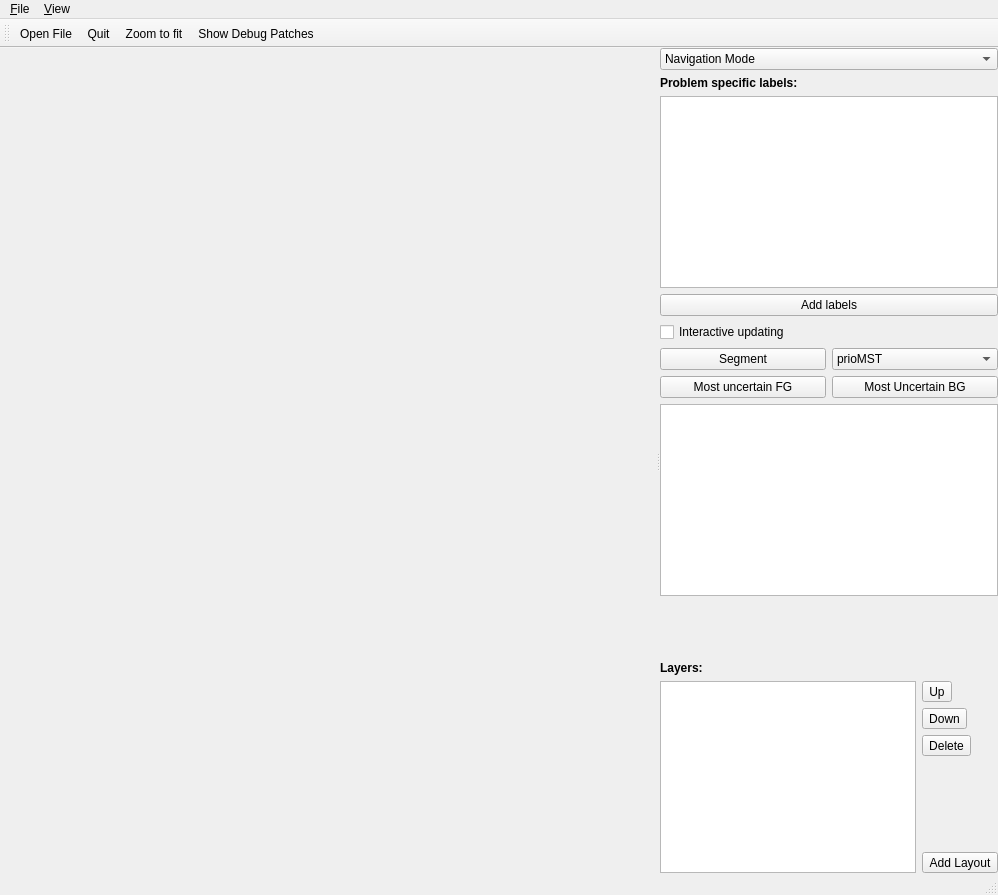
<?xml version="1.0" encoding="UTF-8"?>
<ui version="4.0">
 <class>ClassificationWorkflowWindow</class>
 <widget class="QMainWindow" name="ClassificationWorkflowWindow">
  <property name="geometry">
   <rect>
    <x>0</x>
    <y>0</y>
    <width>998</width>
    <height>895</height>
   </rect>
  </property>
  <property name="windowTitle">
   <string>Ilastik Classification Workflow</string>
  </property>
  <widget class="QWidget" name="centralwidget">
   <layout class="QVBoxLayout" name="verticalLayout_3">
    <property name="margin">
     <number>0</number>
    </property>
    <item>
     <widget class="QSplitter" name="splitter">
      <property name="orientation">
       <enum>Qt::Horizontal</enum>
      </property>
      <widget class="VolumeEditorWidget" name="volumeEditorWidget" native="true">
       <property name="sizePolicy">
        <sizepolicy hsizetype="Expanding" vsizetype="Expanding">
         <horstretch>99</horstretch>
         <verstretch>0</verstretch>
        </sizepolicy>
       </property>
      </widget>
      <widget class="QWidget" name="widget" native="true">
       <property name="sizePolicy">
        <sizepolicy hsizetype="Minimum" vsizetype="Minimum">
         <horstretch>0</horstretch>
         <verstretch>0</verstretch>
        </sizepolicy>
       </property>
       <layout class="QVBoxLayout" name="verticalLayout_2">
        <item>
         <widget class="QComboBox" name="interactionComboBox">
          <property name="maxVisibleItems">
           <number>10</number>
          </property>
          <item>
           <property name="text">
            <string>Navigation Mode</string>
           </property>
          </item>
          <item>
           <property name="text">
            <string>Brushing Mode</string>
           </property>
          </item>
         </widget>
        </item>
        <item>
         <widget class="QLabel" name="label">
          <property name="text">
           <string>&lt;b&gt;Problem specific labels:&lt;/b&gt;</string>
          </property>
         </widget>
        </item>
        <item>
         <widget class="LabelListView" name="labelListView">
          <property name="sizePolicy">
           <sizepolicy hsizetype="Minimum" vsizetype="Preferred">
            <horstretch>0</horstretch>
            <verstretch>0</verstretch>
           </sizepolicy>
          </property>
         </widget>
        </item>
        <item>
         <widget class="QPushButton" name="AddLabelButton">
          <property name="styleSheet">
           <string notr="true"/>
          </property>
          <property name="text">
           <string>Add labels</string>
          </property>
         </widget>
        </item>
        <item>
         <widget class="QCheckBox" name="checkInteractive">
          <property name="enabled">
           <bool>true</bool>
          </property>
          <property name="text">
           <string>Interactive updating</string>
          </property>
         </widget>
        </item>
        <item>
         <layout class="QGridLayout" name="gridLayout">
          <item row="0" column="0">
           <widget class="QPushButton" name="btnSegment">
            <property name="text">
             <string>Segment</string>
            </property>
           </widget>
          </item>
          <item row="0" column="1">
           <widget class="QComboBox" name="comboSegmentor">
            <item>
             <property name="text">
              <string>prioMST</string>
             </property>
            </item>
            <item>
             <property name="text">
              <string>stochastic prioMST</string>
             </property>
            </item>
           </widget>
          </item>
          <item row="1" column="0">
           <widget class="QPushButton" name="btnUncertainFG">
            <property name="text">
             <string>Most uncertain FG</string>
            </property>
           </widget>
          </item>
          <item row="1" column="1">
           <widget class="QPushButton" name="btnUncertainBG">
            <property name="text">
             <string>Most Uncertain BG</string>
            </property>
           </widget>
          </item>
         </layout>
        </item>
        <item>
         <widget class="QPlainTextEdit" name="parameters"/>
        </item>
        <item>
         <spacer name="verticalSpacer_2">
          <property name="orientation">
           <enum>Qt::Vertical</enum>
          </property>
          <property name="sizeHint" stdset="0">
           <size>
            <width>20</width>
            <height>10</height>
           </size>
          </property>
         </spacer>
        </item>
        <item>
         <widget class="QLabel" name="label_2">
          <property name="text">
           <string>&lt;b&gt;Layers:&lt;/b&gt;</string>
          </property>
         </widget>
        </item>
        <item>
         <widget class="QWidget" name="widget_2" native="true">
          <property name="sizePolicy">
           <sizepolicy hsizetype="Minimum" vsizetype="Preferred">
            <horstretch>0</horstretch>
            <verstretch>0</verstretch>
           </sizepolicy>
          </property>
          <layout class="QHBoxLayout" name="horizontalLayout">
           <property name="margin">
            <number>0</number>
           </property>
           <item>
            <widget class="LayerWidget" name="layerWidget">
             <property name="sizePolicy">
              <sizepolicy hsizetype="Expanding" vsizetype="Expanding">
               <horstretch>0</horstretch>
               <verstretch>0</verstretch>
              </sizepolicy>
             </property>
            </widget>
           </item>
           <item>
            <widget class="QWidget" name="widget_3" native="true">
             <layout class="QVBoxLayout" name="verticalLayout">
              <property name="margin">
               <number>0</number>
              </property>
              <item>
               <widget class="QToolButton" name="UpButton">
                <property name="toolTip">
                 <string>move layer up</string>
                </property>
                <property name="text">
                 <string>Up</string>
                </property>
                <property name="icon">
                 <iconset>
                  <normaloff>icons/go-up.png</normaloff>icons/go-up.png</iconset>
                </property>
               </widget>
              </item>
              <item>
               <widget class="QToolButton" name="DownButton">
                <property name="toolTip">
                 <string>move layer down</string>
                </property>
                <property name="text">
                 <string>Down</string>
                </property>
                <property name="icon">
                 <iconset>
                  <normaloff>icons/go-down.png</normaloff>icons/go-down.png</iconset>
                </property>
               </widget>
              </item>
              <item>
               <widget class="QToolButton" name="DeleteButton">
                <property name="toolTip">
                 <string>delete layer</string>
                </property>
                <property name="text">
                 <string>Delete</string>
                </property>
                <property name="icon">
                 <iconset>
                  <normaloff>icons/list-remove.png</normaloff>icons/list-remove.png</iconset>
                </property>
               </widget>
              </item>
              <item>
               <spacer name="verticalSpacer">
                <property name="orientation">
                 <enum>Qt::Vertical</enum>
                </property>
                <property name="sizeHint" stdset="0">
                 <size>
                  <width>20</width>
                  <height>40</height>
                 </size>
                </property>
               </spacer>
              </item>
              <item>
               <widget class="QToolButton" name="AddLayOutButton">
                <property name="toolTip">
                 <string>add new layer</string>
                </property>
                <property name="text">
                 <string>Add Layout</string>
                </property>
                <property name="icon">
                 <iconset>
                  <normaloff>icons/list-add.png</normaloff>icons/list-add.png</iconset>
                </property>
               </widget>
              </item>
             </layout>
            </widget>
           </item>
          </layout>
         </widget>
        </item>
       </layout>
      </widget>
     </widget>
    </item>
   </layout>
  </widget>
  <widget class="QMenuBar" name="menubar">
   <property name="geometry">
    <rect>
     <x>0</x>
     <y>0</y>
     <width>998</width>
     <height>21</height>
    </rect>
   </property>
   <widget class="QMenu" name="menuFile">
    <property name="title">
     <string>&amp;File</string>
    </property>
    <addaction name="actionOpenFile"/>
    <addaction name="actionOpenStack"/>
    <addaction name="actionQuit"/>
   </widget>
   <widget class="QMenu" name="menuView">
    <property name="title">
     <string>&amp;View</string>
    </property>
    <addaction name="actionFitToScreen"/>
    <addaction name="actionToggleAllHuds"/>
    <addaction name="actionCenterAllImages"/>
    <addaction name="actionShowDebugPatches"/>
    <addaction name="separator"/>
    <addaction name="actionOnly_for_current_view"/>
    <addaction name="actionFitImage"/>
    <addaction name="actionToggleSelectedHud"/>
    <addaction name="actionCenterImage"/>
    <addaction name="actionReset_zoom"/>
    <addaction name="actionRubberBandZoom"/>
   </widget>
   <addaction name="menuFile"/>
   <addaction name="menuView"/>
  </widget>
  <widget class="QStatusBar" name="statusbar"/>
  <widget class="QToolBar" name="toolBar">
   <property name="windowTitle">
    <string>toolBar</string>
   </property>
   <attribute name="toolBarArea">
    <enum>TopToolBarArea</enum>
   </attribute>
   <attribute name="toolBarBreak">
    <bool>false</bool>
   </attribute>
   <addaction name="actionOpenFile"/>
   <addaction name="actionQuit"/>
   <addaction name="actionFitToScreen"/>
   <addaction name="actionShowDebugPatches"/>
  </widget>
  <action name="actionOpenFile">
   <property name="icon">
    <iconset>
     <normaloff>icons/document-open.png</normaloff>icons/document-open.png</iconset>
   </property>
   <property name="text">
    <string>&amp;Open File</string>
   </property>
   <property name="iconVisibleInMenu">
    <bool>true</bool>
   </property>
  </action>
  <action name="actionFitToScreen">
   <property name="icon">
    <iconset>
     <normaloff>icons/view-fullscreen.png</normaloff>icons/view-fullscreen.png</iconset>
   </property>
   <property name="text">
    <string>&amp;Zoom to &amp;fit</string>
   </property>
   <property name="toolTip">
    <string>Fit all</string>
   </property>
   <property name="iconVisibleInMenu">
    <bool>true</bool>
   </property>
  </action>
  <action name="actionQuit">
   <property name="icon">
    <iconset>
     <normaloff>icons/process-stop.png</normaloff>icons/process-stop.png</iconset>
   </property>
   <property name="text">
    <string>&amp;Quit</string>
   </property>
   <property name="iconVisibleInMenu">
    <bool>true</bool>
   </property>
  </action>
  <action name="actionShowDebugPatches">
   <property name="checkable">
    <bool>true</bool>
   </property>
   <property name="text">
    <string>&amp;Show Debug Patches</string>
   </property>
   <property name="shortcut">
    <string>Ctrl+D</string>
   </property>
   <property name="iconVisibleInMenu">
    <bool>false</bool>
   </property>
  </action>
  <action name="actionToggleAllHuds">
   <property name="text">
    <string>Toggle huds</string>
   </property>
   <property name="toolTip">
    <string>Hide or show all huds</string>
   </property>
  </action>
  <action name="actionOnly_for_current_view">
   <property name="enabled">
    <bool>true</bool>
   </property>
   <property name="text">
    <string>Only for selected view</string>
   </property>
   <property name="font">
    <font>
     <weight>75</weight>
     <italic>true</italic>
     <bold>true</bold>
    </font>
   </property>
   <property name="iconVisibleInMenu">
    <bool>true</bool>
   </property>
  </action>
  <action name="actionFor_all_axis">
   <property name="enabled">
    <bool>false</bool>
   </property>
   <property name="text">
    <string>For all axis</string>
   </property>
   <property name="font">
    <font>
     <weight>75</weight>
     <italic>true</italic>
     <bold>true</bold>
     <strikeout>false</strikeout>
    </font>
   </property>
   <property name="menuRole">
    <enum>QAction::TextHeuristicRole</enum>
   </property>
  </action>
  <action name="actionToggleSelectedHud">
   <property name="text">
    <string>Toggle hud</string>
   </property>
   <property name="toolTip">
    <string>toggle selected hud</string>
   </property>
   <property name="shortcut">
    <string>H</string>
   </property>
   <property name="shortcutContext">
    <enum>Qt::WidgetShortcut</enum>
   </property>
  </action>
  <action name="actionCenterAllImages">
   <property name="text">
    <string>Center Images</string>
   </property>
  </action>
  <action name="actionCenterImage">
   <property name="text">
    <string>Center Image</string>
   </property>
   <property name="shortcut">
    <string>C</string>
   </property>
   <property name="shortcutContext">
    <enum>Qt::WidgetShortcut</enum>
   </property>
  </action>
  <action name="actionFitImage">
   <property name="text">
    <string>Fit image</string>
   </property>
   <property name="toolTip">
    <string>fit image into view</string>
   </property>
   <property name="shortcut">
    <string>F</string>
   </property>
   <property name="shortcutContext">
    <enum>Qt::ApplicationShortcut</enum>
   </property>
  </action>
  <action name="actionReset_zoom">
   <property name="text">
    <string>Reset zoom</string>
   </property>
   <property name="toolTip">
    <string>reset zoom</string>
   </property>
   <property name="shortcut">
    <string>W</string>
   </property>
  </action>
  <action name="actionRubberBandZoom">
   <property name="text">
    <string>Rubber band zoom</string>
   </property>
   <property name="toolTip">
    <string>Zoom selected area</string>
   </property>
   <property name="shortcut">
    <string>R</string>
   </property>
  </action>
  <action name="actionOpenStack">
   <property name="icon">
    <iconset>
     <normaloff>icons/document-open.png</normaloff>icons/document-open.png</iconset>
   </property>
   <property name="text">
    <string>Open &amp;Stack</string>
   </property>
  </action>
 </widget>
 <customwidgets>
  <customwidget>
   <class>LayerWidget</class>
   <extends>QListView</extends>
   <header>volumina.widgets.layerwidget</header>
  </customwidget>
  <customwidget>
   <class>VolumeEditorWidget</class>
   <extends>QWidget</extends>
   <header>volumina.volumeEditorWidget</header>
  </customwidget>
  <customwidget>
   <class>LabelListView</class>
   <extends>QTableView</extends>
   <header>igms.labelListView</header>
  </customwidget>
 </customwidgets>
 <resources/>
 <connections/>
</ui>
